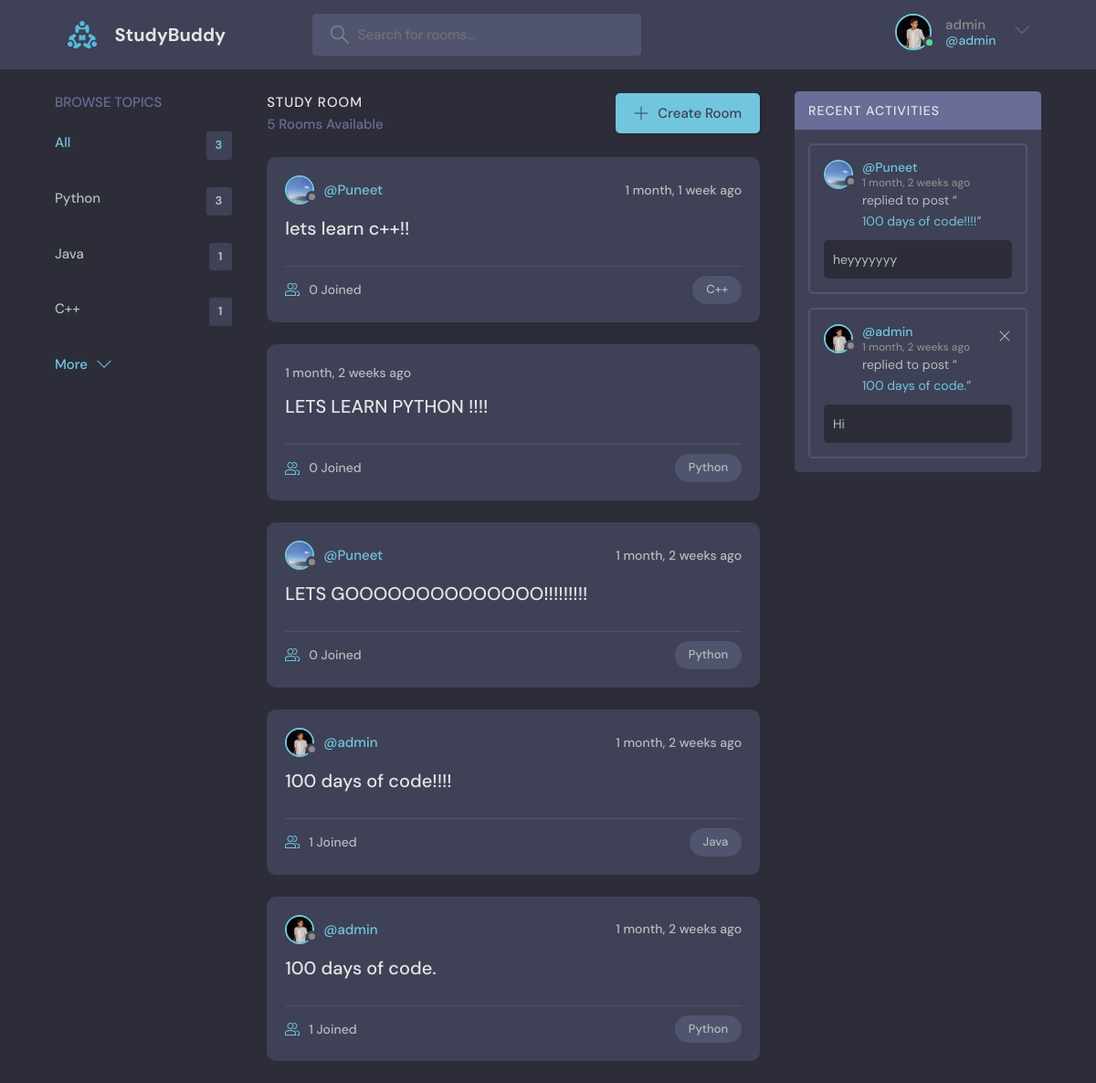
Page /home/ (signed in) on the committed database.
### base/models.py (models this page shows, shortened)
class User(AbstractUser):
    email = models.EmailField(unique=True,null=True)
    avatar= models.ImageField(null=True,default='avatar.svg')
    username = models.CharField(unique=True,max_length=100)
    REQUIRED_FIELDS=['email']
    def __str__(self):
        return self.username

class Topic(models.Model):
    name = models.CharField(max_length=200)

class Room(models.Model):
    host = models.ForeignKey(User,on_delete=models.SET_NULL,null=True)
    topic = models.ForeignKey(Topic,on_delete=models.SET_NULL,null=True)
    name = models.CharField(max_length=200)
    description = models.TextField(null=True,blank=True)
    updated = models.DateTimeField(auto_now=True)
    created = models.DateTimeField(auto_now_add=True)
    participants =models.ManyToManyField(User,related_name='participants',blank=True)
    class Meta:
        ordering=['-updated','-created']
    def __str__(self):
        return self.name

class Message(models.Model):
    user=models.ForeignKey(User,on_delete=models.CASCADE)
    room= models.ForeignKey(Room,on_delete=models.CASCADE)
    body = models.TextField()
    updated = models.DateTimeField(auto_now=True)
    created = models.DateTimeField(auto_now_add=True)
    class Meta:
        ordering=['-updated','-created']

### base/views.py (the view)
# urls.py: path('home/', views.home,name="home"),
@login_required(login_url='login')
def home(request):
    q = request.GET.get('q') if request.GET.get('q') !=None else ''
    rooms=Room.objects.filter(
        Q(topic__name__icontains=q) |
        Q(name__icontains=q) |
        Q(description__icontains=q)
    )
    topics=Topic.objects.all()[0:5]
    room_count=rooms.count()
    room_messages = Message.objects.filter(Q(room__topic__name__icontains=q))
    context={
        'rooms':rooms,
        'topics':topics,
        'room_count':room_count,
        'room_messages':room_messages,
    }
    return render(request,'base/home.html',context)

### base/templates/base/home.html (shortened to what this page needs)
{% extends "main.html" %}
    {% block content %}
    <main class="layout layout--3">
      <div class="container">
        {% include 'base/topics_component.html' %}
        <div class="roomList">
          <div class="roomList__header">
            <div>
              <h2>Study Room</h2>
              <p>{{room_count}} Rooms Available</p>
            </div>
            <a class="btn btn--main" href="{% url 'create-room' %}">
              <svg version="1.1" xmlns="http://www.w3.org/2000/svg" width="32" height="32" viewBox="0 0 32 32">
                <title>add</title>
                <path
                  d="M16.943 0.943h-1.885v14.115h-14.115v1.885h14.115v14.115h1.885v-14.115h14.115v-1.885h-14.115v-14.115z"
                ></path>
              </svg>
              Create Room
            </a>
          </div>
          {% include "base/feed_component.html" %}
        </div>
        {% include "base/activity_component.html" %}
      </div>
    </main>
    {% endblock content %}

### templates/navbar.html (shortened to what this page needs)
{% load static %}
<header class="header header--loggedIn">
  <div class="container">
    <a href="{% url 'home' %}" class="header__logo">
      <img src="{% static 'images/logo.svg' %}" />
      <h1>StudyBuddy</h1>
    </a>
    <form class="header__search" method = "GET" action="{% url 'home' %}">
      <label>
        <input name="q" placeholder="Search for rooms..." />
      </label>
    </form>
    <nav class="header__menu">
      {% if request.user.is_authenticated %}
      <div class="header__user">
        <a href="{% url 'update-user' %}">
          <div class="avatar avatar--medium active">
            <img src="{{request.user.avatar.url}}" />
          </div>
        <p> {{request.user.username}} <span>@{{request.user.username}}</span></p>
        </a>
        <button class="dropdown-button">
          <svg version="1.1" xmlns="http://www.w3.org/2000/svg" width="32" height="32" viewBox="0 0 32 32">
            <title>chevron-down</title>
            <path d="M16 21l-13-13h-3l16 16 16-16h-3l-13 13z"></path>
          </svg>
        </button>
      </div>
      {% else %}
       <a href="{% url 'login' %}">
        <img src="{% static 'images/avatar.svg' %}" />
        <p>Login</p>
      </a>
      {% endif %}
    </nav>
  </div>
</header>

### base/templates/base/topics_component.html
<div class="topics">
  <div class="topics__header">
    <h2>Browse Topics</h2>
  </div>
  <ul class="topics__list">
    <li>
      <a href="/" class="active">All <span>{{topics.count}}</span></a>
    </li>
    {% for topic in topics %}
    <li>
      <a href="{% url 'home' %}?q={{topic.name}}">{{topic.name}} <span>{{topic.room_set.all.count}}</span></a>
    </li>
    {% endfor %}
  </ul>
  <a class="btn btn--link" href="{% url 'topics' %}">
    More
    <svg version="1.1" xmlns="http://www.w3.org/2000/svg" width="32" height="32" viewBox="0 0 32 32">
      <title>chevron-down</title>
      <path d="M16 21l-13-13h-3l16 16 16-16h-3l-13 13z"></path>
    </svg>
  </a>
</div>

### base/templates/base/feed_component.html (shortened to what this page needs)
{% for room in rooms %}
<div class="roomListRoom">
  <div class="roomListRoom__header">
    {% if room.host %}
    <a href="{% url 'user-profile' room.host.id %}" class="roomListRoom__author">
      <div class="avatar avatar--small">
        <img src="{{room.host.avatar.url}}" />
      </div>
      <span>@{{room.host.username}}</span>
    </a>
    {% endif %}
    <div class="roomListRoom__actions">
      <span>{{room.created | timesince}} ago</span>
    </div>
  </div>
  <div class="roomListRoom__content">
    <a href="{% url 'room' room.id %}">{{room.name}}</a>
  </div>
  <div class="roomListRoom__meta">
    <a href="{% url 'room' room.id %}" class="roomListRoom__joined">
      {{room.participants.all.count}} Joined
    </a>
    <p class="roomListRoom__topic">{{room.topic.name}}</p>
  </div>
</div>
{% endfor %}

### base/templates/base/activity_component.html
<div class="activities">
   <div class="activities__header">
     <h2>Recent Activities</h2>
   </div>
   {% for message in room_messages %}
   <div class="activities__box">
     <div class="activities__boxHeader roomListRoom__header">
       <a href="{% url 'user-profile' message.user.id %}" class="roomListRoom__author">
         <div class="avatar avatar--small">
           <img src="{{message.user.avatar.url}}" />
         </div>
         <p>
           @{{message.user}}
           <span>{{message.created|timesince}} ago</span>
         </p>
       </a>
       {% if request.user == message.user %}
       <div class="roomListRoom__actions">
         <a href="{%url 'delete-message' message.id %}">
           <svg version="1.1" xmlns="http://www.w3.org/2000/svg" width="32" height="32" viewBox="0 0 32 32">
             <title>remove</title>
             <path
               d="M27.314 6.019l-1.333-1.333-9.98 9.981-9.981-9.981-1.333 1.333 9.981 9.981-9.981 9.98 1.333 1.333 9.981-9.98 9.98 9.98 1.333-1.333-9.98-9.98 9.98-9.981z"
             ></path>
           </svg>
         </a>
       </div>
       {% endif %}
     </div>
     <div class="activities__boxContent">
       <p>replied to post “<a href="{% url 'room' message.room.id %}">{{message.room}}</a>”</p>
       <div class="activities__boxRoomContent">
        {{message.body}}
       </div>
     </div>
   </div>
   {% endfor %}
 </div>

### rows in the picture
User: user.avatar (picture), user.username "admin"
Topic: name "Python", room_set.all.count "3"
Topic: name "Java", room_set.all.count "1"
Topic: name "C++", room_set.all.count "1"
Room: host.avatar (picture), host.username "Puneet", created "1 month, 1 week", name "lets learn c++!!", participants.all.count "0", topic.name "C++"
Room: created "1 month, 2 weeks", name "LETS LEARN PYTHON !!!!", participants.all.count "0", topic.name "Python"
Room: host.avatar (picture), host.username "Puneet", created "1 month, 2 weeks", name "LETS GOOOOOOOOOOOOOO!!!!!!!!!", participants.all.count "0", topic.name "Python"
Room: host.avatar (picture), host.username "admin", created "1 month, 2 weeks", name "100 days of code!!!!", participants.all.count "1", topic.name "Java"
Room: host.avatar (picture), host.username "admin", created "1 month, 2 weeks", name "100 days of code.", participants.all.count "1", topic.name "Python"
Message: user.avatar (picture), user "Puneet", created "1 month, 2 weeks", room "100 days of code!!!!", body "heyyyyyyy"
Message: user.avatar (picture), user "admin", created "1 month, 2 weeks", room "100 days of code.", body "Hi"

### other values in the picture
{{ topics.count }} "3"
{{ room_count }} "5"
